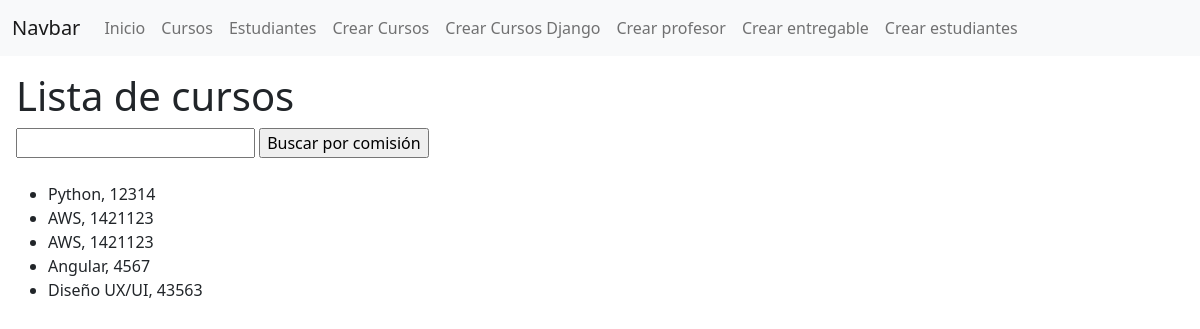
/plataforma/listarcursos/, run on the app's committed database.
### control_estudios/models.py (models this page shows, shortened)
class Curso(models.Model):
    nombre = models.CharField(max_length=50)
    comision = models.IntegerField()

### control_estudios/views.py (the view)
# urls.py: path("listarcursos/", listar_cursos, name='cursos'),
def listar_cursos(request):
    contexto = {
        "cursos": Curso.objects.all(),
    }
    http_response = render(
        request=request,
        template_name="control_estudios/listar_cursos.html",
        context=contexto,
    )
    return http_response

### control_estudios/templates/control_estudios/listar_cursos.html (shortened to what this page needs)
{% extends 'control_estudios/base.html' %}
{%block contenido %}
    <section class="m-3">
        <div>
            <h1>Lista de cursos</h1>
            <form action="{% url 'buscar_cursos' %}" method="post">
                <input type='text' name="busqueda">
                <input type="submit" value="Buscar por comisión">
            </form>
            <br>
            <ul>
                {% for curso in cursos %}
                    <li>{{curso.nombre}}, {{curso.comision}}</li>
                {% endfor %}
{%endblock contenido %}

### data on the page
Curso: nombre "Python", comision "12314"
Curso: nombre "AWS", comision "1421123"
Curso: nombre "AWS", comision "1421123"
Curso: nombre "Angular", comision "4567"
Curso: nombre "Diseño UX/UI", comision "43563"
